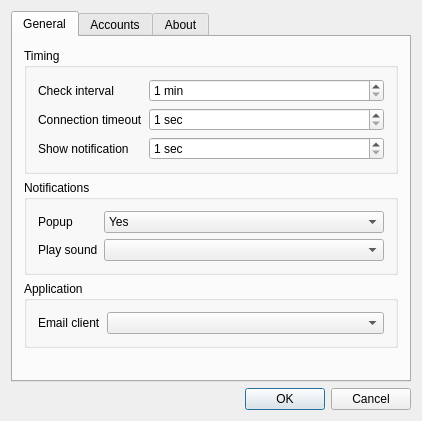
<?xml version="1.0" encoding="UTF-8"?>
<ui version="4.0">
 <class>MailCheckerDlgClass</class>
 <widget class="QDialog" name="MailCheckerDlgClass">
  <property name="geometry">
   <rect>
    <x>0</x>
    <y>0</y>
    <width>422</width>
    <height>421</height>
   </rect>
  </property>
  <property name="windowTitle">
   <string>MailChecker</string>
  </property>
  <layout class="QVBoxLayout" name="verticalLayout_2">
   <item>
    <widget class="QTabWidget" name="tabWidget">
     <property name="currentIndex">
      <number>0</number>
     </property>
     <widget class="QWidget" name="tabGeneral">
      <attribute name="icon">
       <iconset resource="MailCheckerDlg.qrc">
        <normaloff>:/MailChecker/Images/Settings.png</normaloff>:/MailChecker/Images/Settings.png</iconset>
      </attribute>
      <attribute name="title">
       <string>General</string>
      </attribute>
      <layout class="QVBoxLayout" name="verticalLayout">
       <item>
        <widget class="QGroupBox" name="groupBox">
         <property name="title">
          <string>Timing</string>
         </property>
         <layout class="QFormLayout" name="formLayout">
          <item row="0" column="0">
           <widget class="QLabel" name="label">
            <property name="text">
             <string>Check interval</string>
            </property>
           </widget>
          </item>
          <item row="0" column="1">
           <widget class="QSpinBox" name="sbInterval">
            <property name="suffix">
             <string> min</string>
            </property>
            <property name="minimum">
             <number>1</number>
            </property>
            <property name="maximum">
             <number>60</number>
            </property>
           </widget>
          </item>
          <item row="1" column="0">
           <widget class="QLabel" name="label_2">
            <property name="text">
             <string>Connection timeout</string>
            </property>
           </widget>
          </item>
          <item row="1" column="1">
           <widget class="QSpinBox" name="sbTimeout">
            <property name="suffix">
             <string> sec</string>
            </property>
            <property name="minimum">
             <number>1</number>
            </property>
            <property name="maximum">
             <number>60</number>
            </property>
           </widget>
          </item>
          <item row="2" column="0">
           <widget class="QLabel" name="label_9">
            <property name="text">
             <string>Show notification</string>
            </property>
           </widget>
          </item>
          <item row="2" column="1">
           <widget class="QSpinBox" name="sbNotification">
            <property name="suffix">
             <string> sec</string>
            </property>
            <property name="minimum">
             <number>1</number>
            </property>
            <property name="maximum">
             <number>60</number>
            </property>
           </widget>
          </item>
         </layout>
        </widget>
       </item>
       <item>
        <widget class="QGroupBox" name="groupBox_2">
         <property name="title">
          <string>Notifications</string>
         </property>
         <layout class="QGridLayout" name="gridLayout">
          <item row="0" column="0">
           <widget class="QLabel" name="label_4">
            <property name="text">
             <string>Popup</string>
            </property>
           </widget>
          </item>
          <item row="0" column="1">
           <widget class="QComboBox" name="cbPopup">
            <property name="sizePolicy">
             <sizepolicy hsizetype="Expanding" vsizetype="Fixed">
              <horstretch>0</horstretch>
              <verstretch>0</verstretch>
             </sizepolicy>
            </property>
            <item>
             <property name="text">
              <string>Yes</string>
             </property>
            </item>
            <item>
             <property name="text">
              <string>No</string>
             </property>
            </item>
           </widget>
          </item>
          <item row="1" column="0">
           <widget class="QLabel" name="label_3">
            <property name="text">
             <string>Play sound</string>
            </property>
           </widget>
          </item>
          <item row="1" column="1">
           <widget class="SelectableComboBox" name="cbSound">
            <property name="sizePolicy">
             <sizepolicy hsizetype="Expanding" vsizetype="Fixed">
              <horstretch>0</horstretch>
              <verstretch>0</verstretch>
             </sizepolicy>
            </property>
           </widget>
          </item>
         </layout>
        </widget>
       </item>
       <item>
        <widget class="QGroupBox" name="groupBox_3">
         <property name="title">
          <string>Application</string>
         </property>
         <layout class="QHBoxLayout" name="horizontalLayout">
          <item>
           <widget class="QLabel" name="label_5">
            <property name="text">
             <string>Email client</string>
            </property>
           </widget>
          </item>
          <item>
           <widget class="SelectableComboBox" name="cbApplication">
            <property name="sizePolicy">
             <sizepolicy hsizetype="Expanding" vsizetype="Fixed">
              <horstretch>0</horstretch>
              <verstretch>0</verstretch>
             </sizepolicy>
            </property>
           </widget>
          </item>
         </layout>
        </widget>
       </item>
       <item>
        <spacer name="verticalSpacer_4">
         <property name="orientation">
          <enum>Qt::Vertical</enum>
         </property>
         <property name="sizeHint" stdset="0">
          <size>
           <width>20</width>
           <height>40</height>
          </size>
         </property>
        </spacer>
       </item>
      </layout>
     </widget>
     <widget class="QWidget" name="tabAccounts">
      <attribute name="icon">
       <iconset resource="MailCheckerDlg.qrc">
        <normaloff>:/MailChecker/Images/Account.png</normaloff>:/MailChecker/Images/Account.png</iconset>
      </attribute>
      <attribute name="title">
       <string>Accounts</string>
      </attribute>
      <layout class="QHBoxLayout" name="horizontalLayout_4">
       <item>
        <layout class="QGridLayout" name="gridLayout_3">
         <item row="0" column="0" colspan="3">
          <widget class="QListView" name="listView">
           <property name="editTriggers">
            <set>QAbstractItemView::NoEditTriggers</set>
           </property>
          </widget>
         </item>
         <item row="1" column="0">
          <widget class="QPushButton" name="btAdd">
           <property name="icon">
            <iconset resource="MailCheckerDlg.qrc">
             <normaloff>:/MailChecker/Images/Add.png</normaloff>:/MailChecker/Images/Add.png</iconset>
           </property>
          </widget>
         </item>
         <item row="1" column="1">
          <widget class="QPushButton" name="btDel">
           <property name="icon">
            <iconset resource="MailCheckerDlg.qrc">
             <normaloff>:/MailChecker/Images/Del.png</normaloff>:/MailChecker/Images/Del.png</iconset>
           </property>
          </widget>
         </item>
         <item row="1" column="2">
          <spacer name="horizontalSpacer_3">
           <property name="orientation">
            <enum>Qt::Horizontal</enum>
           </property>
           <property name="sizeHint" stdset="0">
            <size>
             <width>40</width>
             <height>20</height>
            </size>
           </property>
          </spacer>
         </item>
        </layout>
       </item>
       <item>
        <layout class="QVBoxLayout" name="verticalLayout_4">
         <item>
          <widget class="QGroupBox" name="groupConfiguration">
           <property name="enabled">
            <bool>false</bool>
           </property>
           <property name="title">
            <string>Configuration</string>
           </property>
           <property name="checkable">
            <bool>false</bool>
           </property>
           <property name="checked">
            <bool>false</bool>
           </property>
           <layout class="QGridLayout" name="gridLayout_2">
            <item row="0" column="0">
             <widget class="QCheckBox" name="checkEnable">
              <property name="text">
               <string>enable</string>
              </property>
             </widget>
            </item>
            <item row="1" column="0">
             <widget class="QLabel" name="label_23">
              <property name="text">
               <string>Name</string>
              </property>
             </widget>
            </item>
            <item row="1" column="1">
             <widget class="QLineEdit" name="leName">
              <property name="autoFillBackground">
               <bool>false</bool>
              </property>
             </widget>
            </item>
            <item row="2" column="0">
             <widget class="QLabel" name="label_24">
              <property name="text">
               <string>Protocol</string>
              </property>
             </widget>
            </item>
            <item row="2" column="1">
             <widget class="SetTextComboBox" name="cbProtocol">
              <item>
               <property name="text">
                <string>IMAP</string>
               </property>
              </item>
             </widget>
            </item>
            <item row="3" column="0">
             <widget class="QLabel" name="label_25">
              <property name="text">
               <string>Host</string>
              </property>
             </widget>
            </item>
            <item row="3" column="1">
             <widget class="QLineEdit" name="leHost">
              <property name="sizePolicy">
               <sizepolicy hsizetype="MinimumExpanding" vsizetype="Fixed">
                <horstretch>0</horstretch>
                <verstretch>0</verstretch>
               </sizepolicy>
              </property>
             </widget>
            </item>
            <item row="4" column="0">
             <widget class="QLabel" name="label_26">
              <property name="text">
               <string>User</string>
              </property>
             </widget>
            </item>
            <item row="4" column="1">
             <widget class="QLineEdit" name="leUser"/>
            </item>
            <item row="5" column="0">
             <widget class="QLabel" name="label_27">
              <property name="text">
               <string>Password</string>
              </property>
             </widget>
            </item>
            <item row="5" column="1">
             <widget class="QLineEdit" name="lePassword">
              <property name="echoMode">
               <enum>QLineEdit::Password</enum>
              </property>
             </widget>
            </item>
            <item row="6" column="0">
             <widget class="QLabel" name="label_28">
              <property name="text">
               <string>Port</string>
              </property>
             </widget>
            </item>
            <item row="6" column="1">
             <widget class="QSpinBox" name="sbPort">
              <property name="maximum">
               <number>65535</number>
              </property>
              <property name="value">
               <number>143</number>
              </property>
             </widget>
            </item>
            <item row="7" column="0">
             <widget class="QCheckBox" name="checkSSL">
              <property name="text">
               <string>SSL</string>
              </property>
             </widget>
            </item>
           </layout>
          </widget>
         </item>
         <item>
          <spacer name="verticalSpacer_3">
           <property name="orientation">
            <enum>Qt::Vertical</enum>
           </property>
           <property name="sizeHint" stdset="0">
            <size>
             <width>143</width>
             <height>13</height>
            </size>
           </property>
          </spacer>
         </item>
         <item>
          <layout class="QHBoxLayout" name="horizontalLayout_3">
           <item>
            <spacer name="horizontalSpacer_4">
             <property name="orientation">
              <enum>Qt::Horizontal</enum>
             </property>
             <property name="sizeHint" stdset="0">
              <size>
               <width>88</width>
               <height>17</height>
              </size>
             </property>
            </spacer>
           </item>
           <item>
            <widget class="QPushButton" name="btSave">
             <property name="icon">
              <iconset resource="MailCheckerDlg.qrc">
               <normaloff>:/MailChecker/Images/Save.png</normaloff>:/MailChecker/Images/Save.png</iconset>
             </property>
            </widget>
           </item>
           <item>
            <widget class="QPushButton" name="btCancel">
             <property name="icon">
              <iconset resource="MailCheckerDlg.qrc">
               <normaloff>:/MailChecker/Images/Cancel.png</normaloff>:/MailChecker/Images/Cancel.png</iconset>
             </property>
            </widget>
           </item>
          </layout>
         </item>
        </layout>
       </item>
      </layout>
     </widget>
     <widget class="QWidget" name="tabAbout">
      <attribute name="icon">
       <iconset resource="MailCheckerDlg.qrc">
        <normaloff>:/MailChecker/Images/About.png</normaloff>:/MailChecker/Images/About.png</iconset>
      </attribute>
      <attribute name="title">
       <string>About</string>
      </attribute>
      <layout class="QVBoxLayout" name="verticalLayout_3">
       <item>
        <spacer name="verticalSpacer_2">
         <property name="orientation">
          <enum>Qt::Vertical</enum>
         </property>
         <property name="sizeHint" stdset="0">
          <size>
           <width>20</width>
           <height>40</height>
          </size>
         </property>
        </spacer>
       </item>
       <item>
        <layout class="QHBoxLayout" name="horizontalLayout_2">
         <item>
          <spacer name="horizontalSpacer">
           <property name="orientation">
            <enum>Qt::Horizontal</enum>
           </property>
           <property name="sizeHint" stdset="0">
            <size>
             <width>40</width>
             <height>20</height>
            </size>
           </property>
          </spacer>
         </item>
         <item>
          <widget class="QLabel" name="labelIcon">
           <property name="font">
            <font>
             <pointsize>14</pointsize>
             <weight>75</weight>
             <bold>true</bold>
            </font>
           </property>
          </widget>
         </item>
         <item>
          <widget class="QLabel" name="label_7">
           <property name="font">
            <font>
             <pointsize>14</pointsize>
             <weight>75</weight>
             <bold>true</bold>
            </font>
           </property>
           <property name="text">
            <string>&lt;!DOCTYPE HTML PUBLIC &quot;-//W3C//DTD HTML 4.0//EN&quot; &quot;http://www.w3.org/TR/REC-html40/strict.dtd&quot;&gt;
&lt;html&gt;&lt;head&gt;&lt;meta name=&quot;qrichtext&quot; content=&quot;1&quot; /&gt;&lt;style type=&quot;text/css&quot;&gt;
p, li { white-space: pre-wrap; }
&lt;/style&gt;&lt;/head&gt;&lt;body style=&quot; font-family:'MS Shell Dlg 2'; font-size:14pt; font-weight:600; font-style:normal;&quot;&gt;
&lt;p align=&quot;center&quot; style=&quot; margin-top:0px; margin-bottom:0px; margin-left:0px; margin-right:0px; -qt-block-indent:0; text-indent:0px;&quot;&gt;&lt;span style=&quot; font-size:18pt;&quot;&gt; Mail Checker &lt;/span&gt;&lt;span style=&quot; font-size:12pt; font-weight:400;&quot;&gt;0.3&lt;/span&gt;&lt;/p&gt;&lt;/body&gt;&lt;/html&gt;</string>
           </property>
          </widget>
         </item>
         <item>
          <spacer name="horizontalSpacer_2">
           <property name="orientation">
            <enum>Qt::Horizontal</enum>
           </property>
           <property name="sizeHint" stdset="0">
            <size>
             <width>40</width>
             <height>20</height>
            </size>
           </property>
          </spacer>
         </item>
        </layout>
       </item>
       <item>
        <widget class="QLabel" name="label_8">
         <property name="font">
          <font>
           <pointsize>14</pointsize>
           <weight>75</weight>
           <bold>true</bold>
          </font>
         </property>
         <property name="text">
          <string>&lt;!DOCTYPE HTML PUBLIC &quot;-//W3C//DTD HTML 4.0//EN&quot; &quot;http://www.w3.org/TR/REC-html40/strict.dtd&quot;&gt;
&lt;html&gt;&lt;head&gt;&lt;meta name=&quot;qrichtext&quot; content=&quot;1&quot; /&gt;&lt;style type=&quot;text/css&quot;&gt;
p, li { white-space: pre-wrap; }
&lt;/style&gt;&lt;/head&gt;&lt;body style=&quot; font-family:'MS Shell Dlg 2'; font-size:14pt; font-weight:600; font-style:normal;&quot;&gt;
&lt;p align=&quot;center&quot; style=&quot; margin-top:0px; margin-bottom:0px; margin-left:0px; margin-right:0px; -qt-block-indent:0; text-indent:0px;&quot;&gt;&lt;span style=&quot; font-size:10pt; font-weight:400;&quot;&gt;Lightweight IMAP email checker&lt;/span&gt;&lt;/p&gt;
&lt;p align=&quot;center&quot; style=&quot; margin-top:0px; margin-bottom:0px; margin-left:0px; margin-right:0px; -qt-block-indent:0; text-indent:0px;&quot;&gt;&lt;span style=&quot; font-size:10pt; font-weight:400;&quot;&gt;Cong Chen &lt;/span&gt;&lt;a href=&quot;mailto:congchen@utdallas.edu&quot;&gt;&lt;span style=&quot; font-size:10pt; text-decoration: underline; color:#0000ff;&quot;&gt;congchen@utdallas.edu&lt;/span&gt;&lt;/a&gt;&lt;/p&gt;
&lt;p align=&quot;center&quot; style=&quot; margin-top:0px; margin-bottom:0px; margin-left:0px; margin-right:0px; -qt-block-indent:0; text-indent:0px;&quot;&gt;&lt;span style=&quot; font-size:10pt; font-weight:400;&quot;&gt;2011.2.24&lt;/span&gt;&lt;/p&gt;&lt;/body&gt;&lt;/html&gt;</string>
         </property>
        </widget>
       </item>
       <item>
        <spacer name="verticalSpacer">
         <property name="orientation">
          <enum>Qt::Vertical</enum>
         </property>
         <property name="sizeHint" stdset="0">
          <size>
           <width>20</width>
           <height>40</height>
          </size>
         </property>
        </spacer>
       </item>
      </layout>
     </widget>
    </widget>
   </item>
   <item>
    <widget class="QDialogButtonBox" name="buttonBoxGeneral">
     <property name="standardButtons">
      <set>QDialogButtonBox::Cancel|QDialogButtonBox::Ok</set>
     </property>
    </widget>
   </item>
  </layout>
  <action name="actionExit">
   <property name="icon">
    <iconset resource="MailCheckerDlg.qrc">
     <normaloff>:/MailChecker/Images/Exit.png</normaloff>:/MailChecker/Images/Exit.png</iconset>
   </property>
   <property name="text">
    <string>Exit</string>
   </property>
  </action>
  <action name="actionOpenEmailApp">
   <property name="icon">
    <iconset resource="MailCheckerDlg.qrc">
     <normaloff>:/MailChecker/Images/Application.png</normaloff>:/MailChecker/Images/Application.png</iconset>
   </property>
   <property name="text">
    <string>Open email app</string>
   </property>
  </action>
  <action name="actionCheckAll">
   <property name="icon">
    <iconset resource="MailCheckerDlg.qrc">
     <normaloff>:/MailChecker/Images/CheckMail.png</normaloff>:/MailChecker/Images/CheckMail.png</iconset>
   </property>
   <property name="text">
    <string>Check All</string>
   </property>
  </action>
  <action name="actionSettings">
   <property name="icon">
    <iconset resource="MailCheckerDlg.qrc">
     <normaloff>:/MailChecker/Images/Settings.png</normaloff>:/MailChecker/Images/Settings.png</iconset>
   </property>
   <property name="text">
    <string>Settings</string>
   </property>
  </action>
 </widget>
 <layoutdefault spacing="6" margin="11"/>
 <customwidgets>
  <customwidget>
   <class>SelectableComboBox</class>
   <extends>QComboBox</extends>
   <header location="global">../MyComboBox/SelectableComboBox.h</header>
  </customwidget>
  <customwidget>
   <class>SetTextComboBox</class>
   <extends>QComboBox</extends>
   <header>../MyComboBox/SetTextComboBox.h</header>
  </customwidget>
 </customwidgets>
 <resources>
  <include location="MailCheckerDlg.qrc"/>
 </resources>
 <connections/>
</ui>
